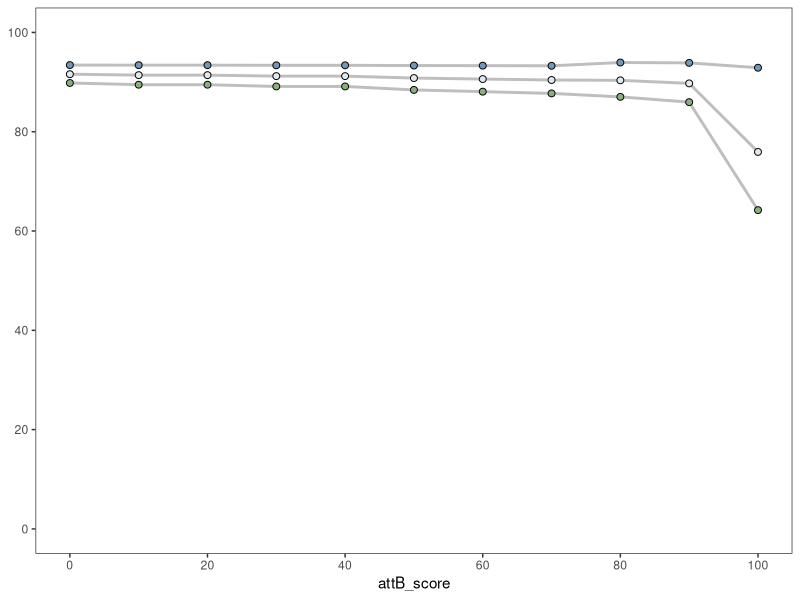
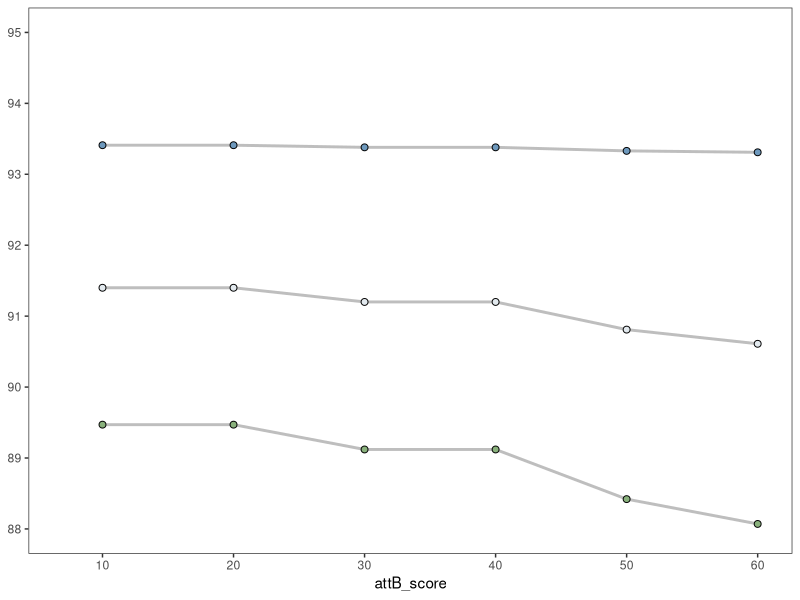
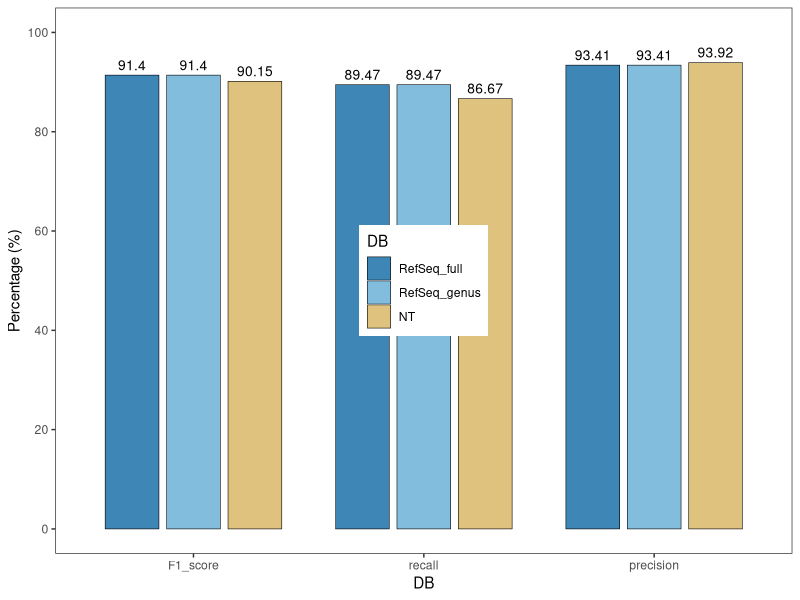
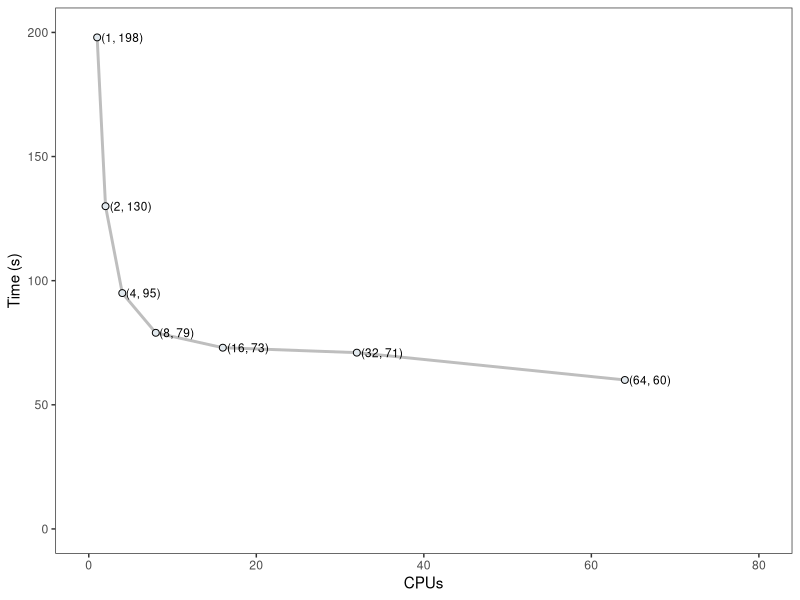
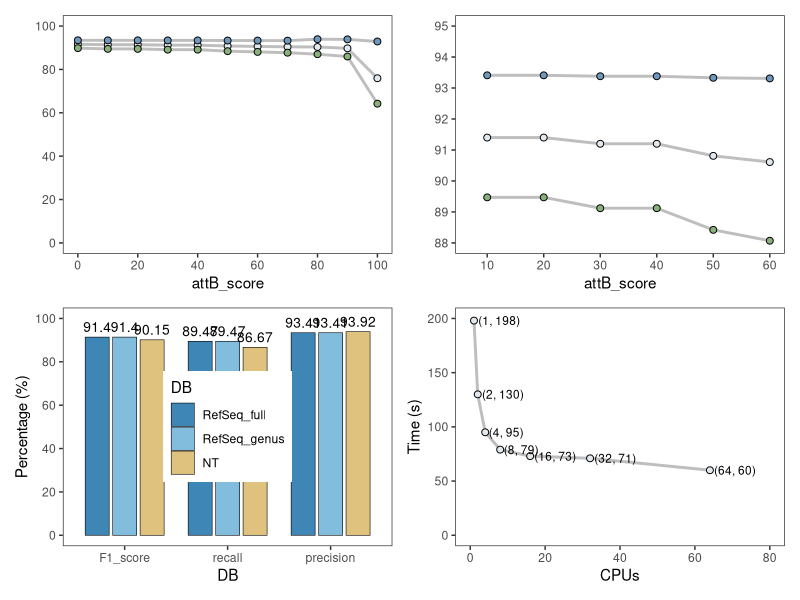

These figures' R source, in order:
library(ggplot2)  
library(patchwork)  

df1=read.table('F1_recall_precision_change_with_score.tsv',head=TRUE,sep='\t')

p1<- ggplot()+ 
  geom_line(df1,mapping=aes(x=attB_score,y=F1_score),color='grey',linewidth=1)+
  geom_point(df1,mapping=aes(x=attB_score,y=F1_score),shape=21,fill='#E2E9EE',size=2)+
  geom_line(df1,mapping=aes(x=attB_score,y=recall),color='grey',linewidth=1)+
  geom_point(df1,mapping=aes(x=attB_score,y=recall),shape=21,fill='#89B17C',size=2)+
  geom_line(df1,mapping=aes(x=attB_score,y=precision),color='grey',linewidth=1)+
  geom_point(df1,mapping=aes(x=attB_score,y=precision),shape=21,fill='#6E99BD',size=2)+
  scale_x_continuous(limits = c(0, 100), breaks = seq(0, 100, 20))+
  scale_y_continuous(limits = c(0, 100), breaks = seq(0, 100, 20))+
  ylab(NULL)+
  theme_bw()+theme(
    panel.grid.major = element_blank(),
    panel.grid.minor = element_blank())
p1

p2<- ggplot()+ 
  geom_line(df1,mapping=aes(x=attB_score,y=F1_score),color='grey',linewidth=1)+
  geom_point(df1,mapping=aes(x=attB_score,y=F1_score),shape=21,fill='#E2E9EE',size=2)+
  geom_line(df1,mapping=aes(x=attB_score,y=recall),color='grey',linewidth=1)+
  geom_point(df1,mapping=aes(x=attB_score,y=recall),shape=21,fill='#89B17C',size=2)+
  geom_line(df1,mapping=aes(x=attB_score,y=precision),color='grey',linewidth=1)+
  geom_point(df1,mapping=aes(x=attB_score,y=precision),shape=21,fill='#6E99BD',size=2)+
  scale_x_continuous(limits = c(7, 60), breaks = seq(10, 60, 10))+
  scale_y_continuous(limits = c(88, 95), breaks = seq(88, 95, 1))+
  ylab(NULL)+
  theme_bw()+theme(
    panel.grid.major = element_blank(),
    panel.grid.minor = element_blank())
p2


df2=read.table('3_db_F1score_recall_precision.tsv',head=TRUE,sep='\t')

df2$DB <- factor(df2$DB,levels = c('RefSeq_full','RefSeq_genus','NT'))
df2$type <- factor(df2$type,levels = c('F1_score','recall','precision'))
p3<-ggplot(df2,aes(x=type,y=num,fill=DB))+
  geom_col(width = 0.7,colour='black',linewidth=0.2, position = position_dodge(width = 0.8))+
  geom_text(
    aes(label = num),
    position = position_dodge(width = 0.8),
    vjust = -0.5, 
    size = 3.5,   
  ) +
  scale_fill_manual(values=c('#3E86B6','#82BDDE','#DFC27D'))+
  theme_bw()+theme(panel.grid.major = element_blank(),
                   panel.grid.minor = element_blank(),legend.position=c(0.5,0.5))+
  scale_y_continuous(limits = c(0, 100), breaks = seq(0, 100, 20))+
  ylab('Percentage (%)')+xlab('DB')
p3

df3=read.table('time_consum_against_refseq_genus.tsv',head=TRUE,sep='\t')

df3$label <- with(df3, paste0("(", cpus, ", ", time, ")"))
p4<- ggplot()+ 
  geom_line(df3,mapping=aes(x=cpus,y=time),color='grey',linewidth=1)+
  geom_point(df3,mapping=aes(x=cpus,y=time),shape=21,fill='#E2E9EE',size=2)+
  geom_text(data = df3, 
            aes(x = cpus, y = time, label = label),
            hjust = -0.1,  # 向右偏移
            vjust = 0.5,  # 垂直居中
            size = 3,     # 字体大小
            color = "black") +
  scale_x_continuous(limits = c(0, 80), breaks = seq(0, 80, 20))+
  scale_y_continuous(limits = c(0, 200), breaks = seq(0, 200, 50))+
  ylab('Time (s)')+xlab('CPUs')+
  theme_bw()+theme(
    panel.grid.major = element_blank(),
    panel.grid.minor = element_blank())
p4

p=p1+p2+p3+p4
p
